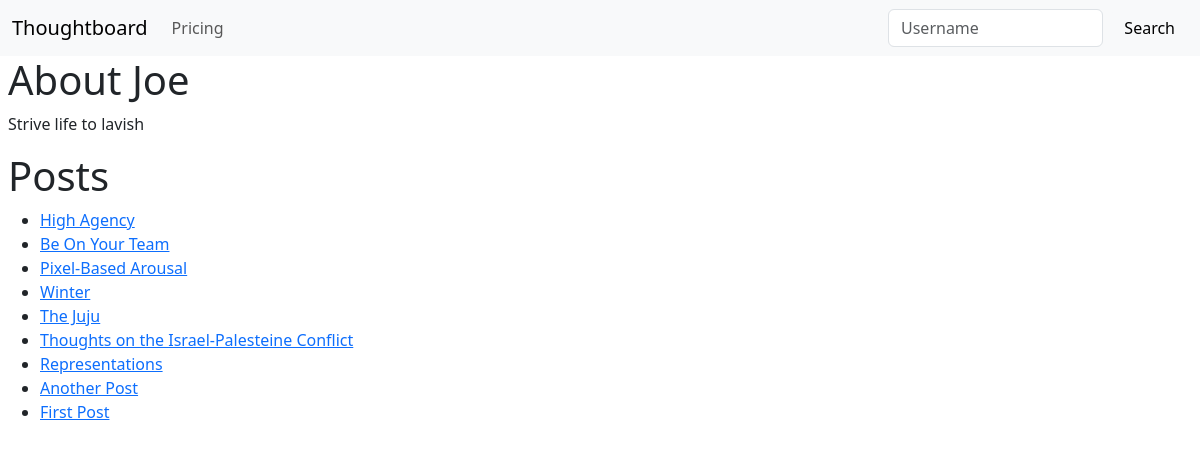
/home/joemonem, run on the app's committed database.
### theblog/models.py (models this page shows, shortened)
class Profile(models.Model):
    user = models.ForeignKey(User, on_delete=models.CASCADE)
    bio = models.TextField(blank=True)
    location = models.CharField(max_length=100, blank=True)

class Post(models.Model):
    title = models.CharField(max_length=255)
    author = models.ForeignKey(User, on_delete=models.CASCADE)
    body = RichTextField(blank=True, null=True)
    published_date = models.DateField(default=timezone.now)

### theblog/views.py (the view)
# urls.py: path("home/<str:pk>", HomeView.as_view(), name="home"),
class HomeView(ListView):
    model = Post
    template_name = "home.html"
    context_object_name = "posts"
    def get_context_data(self, **kwargs):
        context = super().get_context_data(**kwargs)
        username = self.kwargs["pk"]
        user_object = get_object_or_404(User, username=username)
        user_profile = get_object_or_404(Profile, user=user_object)
        user_posts = Post.objects.filter(author=user_object)
        context["user_object"] = user_object
        context["user_profile"] = user_profile
        context["user_posts"] = user_posts
        return context

### theblog/templates/home.html
{% extends 'base.html' %}
{%block content %}
{%if user_profile.bio%}
<h1>About {{user_profile.user.first_name}}</h1>
<p>{{user_profile.bio}}</p>
{%else%}
<h1>No Bio Yet</h1>
<p>You can visit Edit Profile in the Navbar to add one.</p>
{%endif%}
{% if user_posts%}
<h1>Posts</h1>
<ul>
    {% for post in user_posts reversed %}
    <li>
        <a href="{%url 'article-details' post.pk %}"> {{post.title}} </a>
        <br>
    </li>
    {% endfor %}
    {% else %}
    <h1>No Posts yet</h1>
    <p>Click on Add Post in the Navbar to create one.</p>
    {%endif%}
</ul>
{% endblock %}

### data on the page
Profile: user.first_name "Joe", bio "Strive life to lavish"
Post: title "High Agency"
Post: title "Be On Your Team"
Post: title "Pixel-Based Arousal"
Post: title "Winter"
Post: title "The Juju"
Post: title "Thoughts on the Israel-Palesteine Conflict"
Post: title "Representations"
Post: title "Another Post"
Post: title "First Post"
